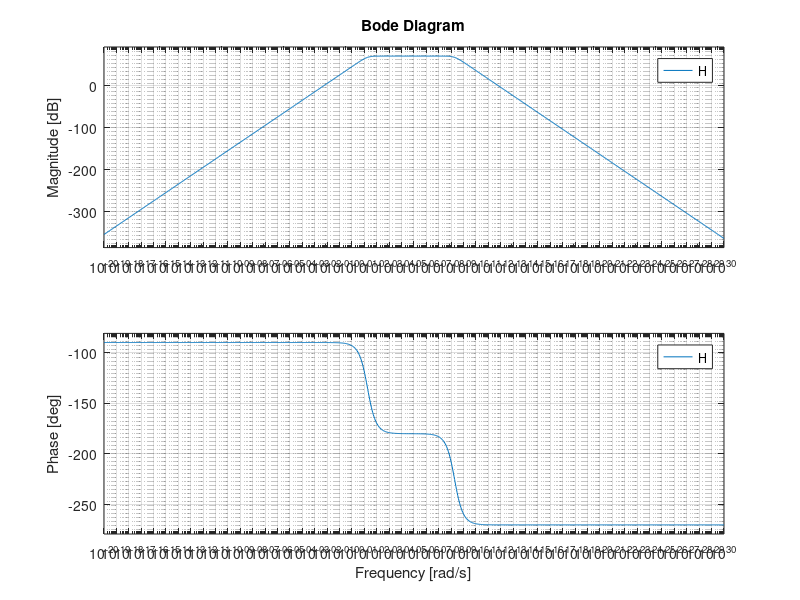

Reproduce this figure in MATLAB.
H1=tf([1],[1/17.857 1]);
H2=tf([1 0],[1/186666648.8 1]);
H=-190*H1*H2;
%[num,den]=tfdata(H);
%bodenum= cell2mat(num);
%bodeden= cell2mat(den);
%bode_as(bodenum,bodeden);
bode(H,{1e-20,1e30});